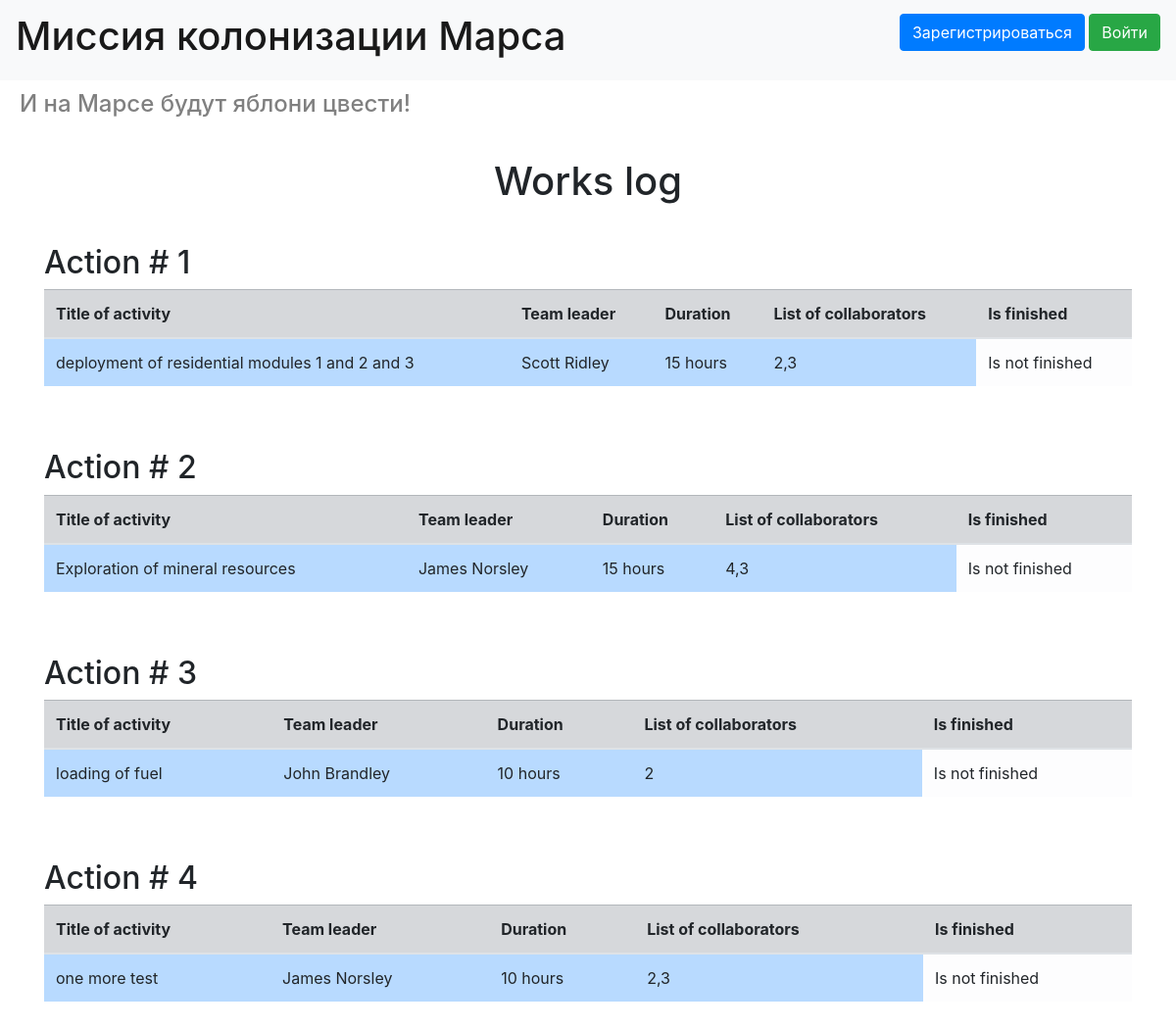
The app's page /, older data.
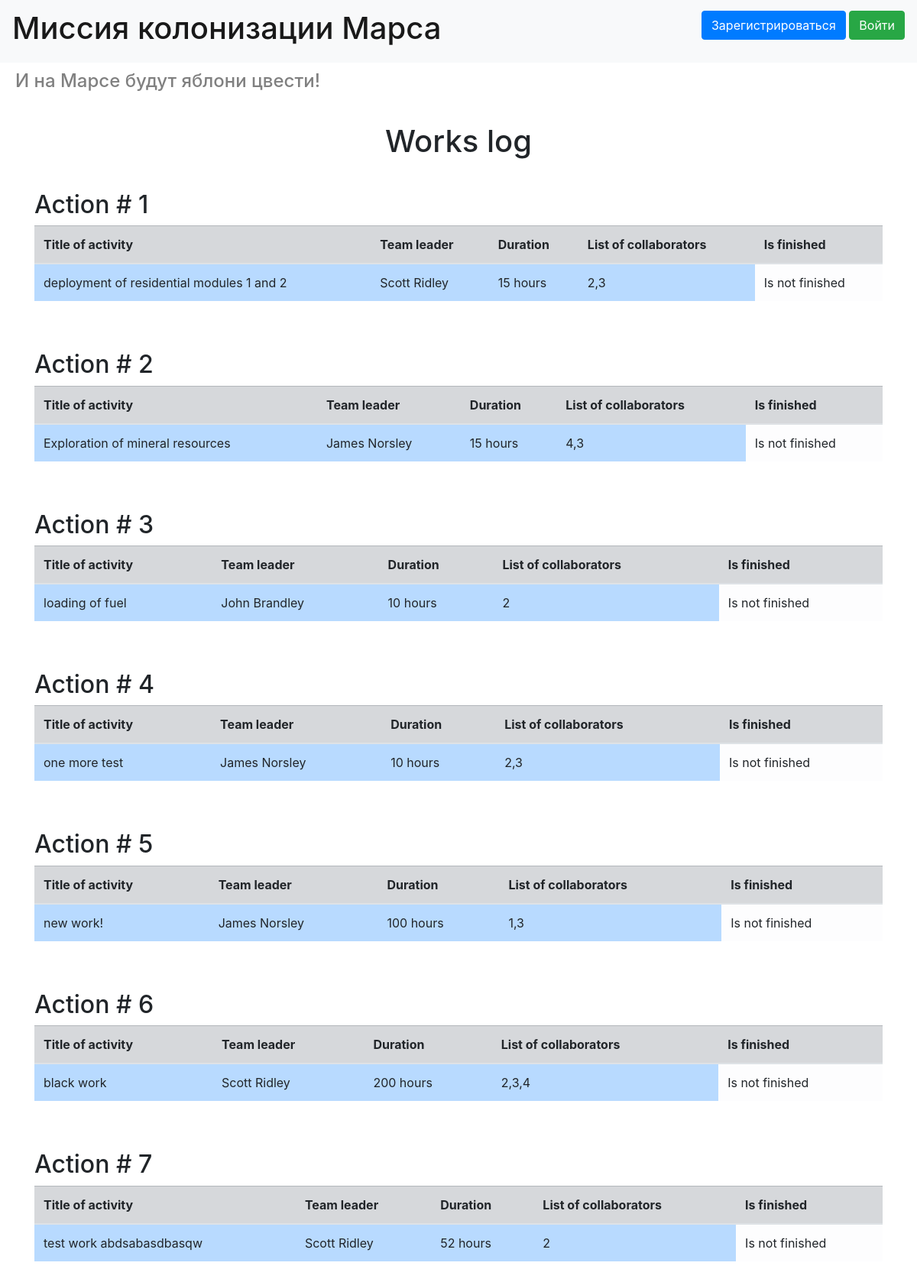
The same page, newer data.
### data/jobs.py (models this page shows, shortened)
class Jobs(SqlAlchemyBase, SerializerMixin):
    __tablename__ = 'jobs'
    id = sqlalchemy.Column(sqlalchemy.Integer, primary_key=True, autoincrement=True)
    team_leader = sqlalchemy.Column(sqlalchemy.Integer, sqlalchemy.ForeignKey('users.id'))
    creater = sqlalchemy.Column(sqlalchemy.String)
    job = sqlalchemy.Column(sqlalchemy.String, nullable=True)
    work_size = sqlalchemy.Column(sqlalchemy.Integer, nullable=True)
    collaborators = sqlalchemy.Column(sqlalchemy.String, nullable=True)
    start_date = sqlalchemy.Column(sqlalchemy.String, nullable=True)
    end_date = sqlalchemy.Column(sqlalchemy.String, nullable=True)
    is_finished = sqlalchemy.Column(sqlalchemy.Boolean, nullable=True, default=False)
    user = orm.relationship("User")

### data/users.py (models this page shows, shortened)
class User(SqlAlchemyBase, UserMixin, SerializerMixin):
    __tablename__ = 'users'
    id = sqlalchemy.Column(sqlalchemy.Integer, primary_key=True, autoincrement=True)
    name = sqlalchemy.Column(sqlalchemy.String, nullable=True)
    surname = sqlalchemy.Column(sqlalchemy.String, nullable=True)
    age = sqlalchemy.Column(sqlalchemy.Integer, nullable=True)
    position = sqlalchemy.Column(sqlalchemy.String, nullable=True)
    speciality = sqlalchemy.Column(sqlalchemy.String, nullable=True)
    address = sqlalchemy.Column(sqlalchemy.String, nullable=True)
    email = sqlalchemy.Column(sqlalchemy.String, index=True, unique=True, nullable=False)
    hashed_password = sqlalchemy.Column(sqlalchemy.String, nullable=True)
    created_date = sqlalchemy.Column(sqlalchemy.DateTime, default=datetime.datetime.now)
    jobs = orm.relationship("Jobs", back_populates='user')
    departments = orm.relationship('Department', back_populates='user')

### main.py (the view)
@app.route('/')
def users():
    db_sess = db_session.create_session()
    lst = [i.id for i in db_sess.query(User).filter(User.position == 'captain')]
    return render_template('index.html', jobs=db_sess.query(Jobs), colonists=db_sess.query(User), captains=lst)

### data/db_session.py (called while the page is built)
def create_session() -> Session:
    global __factory
    return __factory()

### templates/index.html (shortened to what this page needs)
{% extends "base.html" %}
{% block content %}
<h1 style="text-align: center; margin: 40px">Works log</h1>
{% for job in jobs %}
<h2>Action # {{job.id}}</h2>
<table class="table">
    <thead>
    <tr class="table-secondary">
        <th>Title of activity</th>
        <th>Team leader</th>
        <th>Duration</th>
        <th>List of collaborators</th>
        <th>Is finished</th>
    </tr>
    </thead>
    <tbody>
    <tr>
        <td class="table-primary">{{job.job}}</td>
        {% for colonist in colonists %}
        {% if colonist.id == job.team_leader%}
        <td class="table-primary">{{colonist.surname}} {{colonist.name}}</td>
        {% endif%}
        {% endfor %}
        <td class="table-primary">{{job.work_size}} hours</td>
        <td class="table-primary">{{job.collaborators}}</td>
        {% if job.is_finished == False%}
        <td class="table-light">Is not finished</td>
        {% else %}
        <td class="table-light">Is finished</td>
        {% endif %}
    </tr>
    </tbody>
</table>
<br>
<br>
{% endfor %}
{% endblock %}

### templates/base.html (shortened to what this page needs)
<!doctype html>
<html lang="en">
<head>
    <link rel="stylesheet"
          href="https://stackpath.bootstrapcdn.com/bootstrap/4.4.1/css/bootstrap.min.css"
>
</head>
<body>
<header>
    <nav class="navbar navbar-light bg-light">
        <a class="navbar-brand" href="#"><h1>Миссия колонизации Марса</h1></a>
        {% if current_user.is_authenticated %}
        <a class="navbar-brand" href="/logout">{{ current_user.name }}</a>
        {% else %}
        <p>
            <a class="btn btn-primary " href="/register">Зарегистрироваться</a>
            <a class="btn btn-success" href="/login">Войти</a>
        </p>
        {% endif %}
    </nav>
    <div>
        <h4 style="color: gray; margin: 10px 10px 10px 20px;">И на Марсе будут яблони цвести!</h4>
    </div>
</header>
<main role="main" class="container">
    {% block content %}{% endblock %}
</main>
</body>
</html>

Row changes from the older to the newer data that the page shows:
changed Jobs id 1: job "deployment of residential modules 1 and 2 and 3" → "deployment of residential modules 1 and 2"
added Jobs: id "5", job "new work!", work_size "100", collaborators "1,3", is_finished "Is not finished", User (surname "James", name "Norsley")
added Jobs: id "6", job "black work", work_size "200", collaborators "2,3,4", is_finished "Is not finished", User (surname "Scott", name "Ridley")
added Jobs: id "7", job "test work abdsabasdbasqw", work_size "52", collaborators "2", is_finished "Is not finished", User (surname "Scott", name "Ridley")
